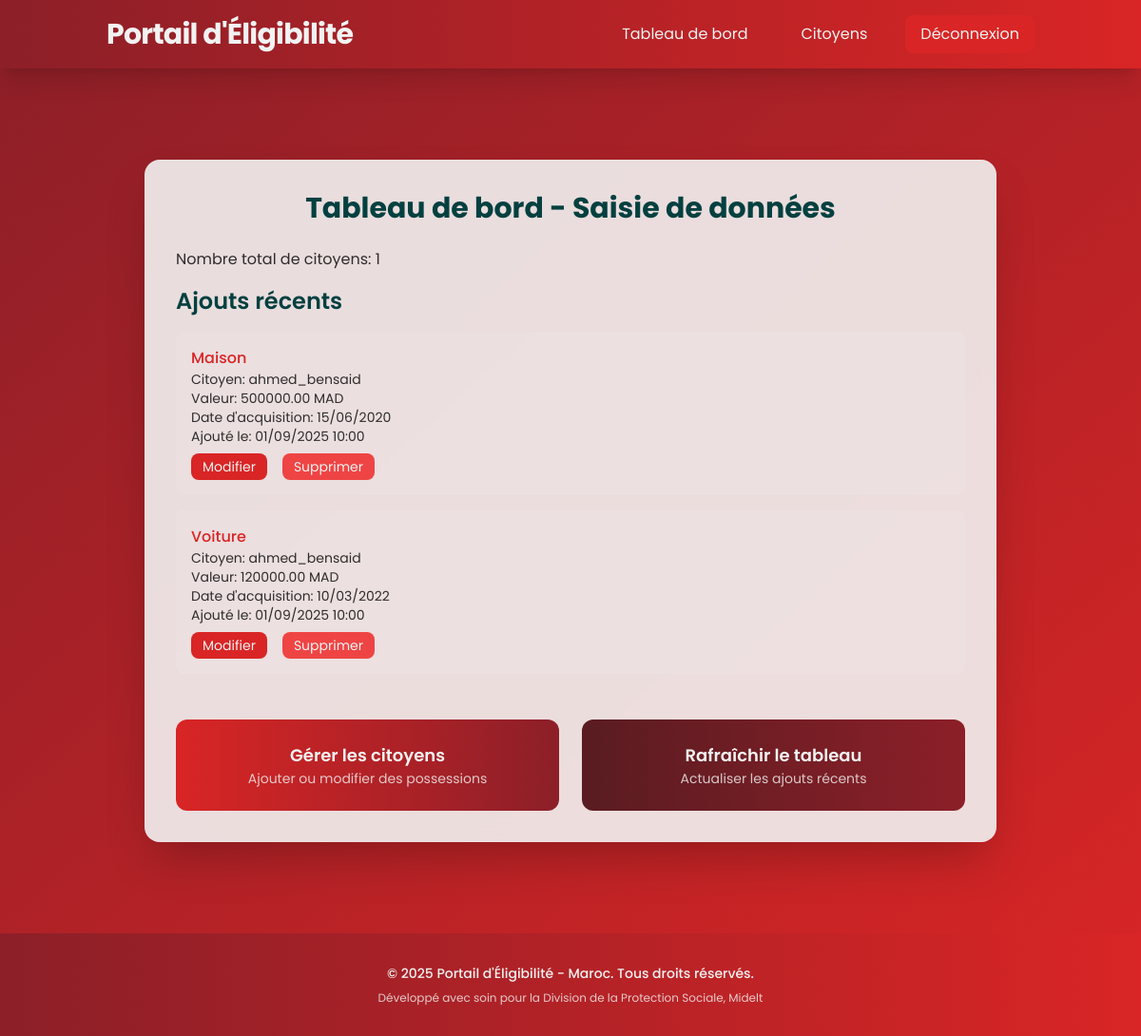
The app's page /staff/ (signed in), older data.
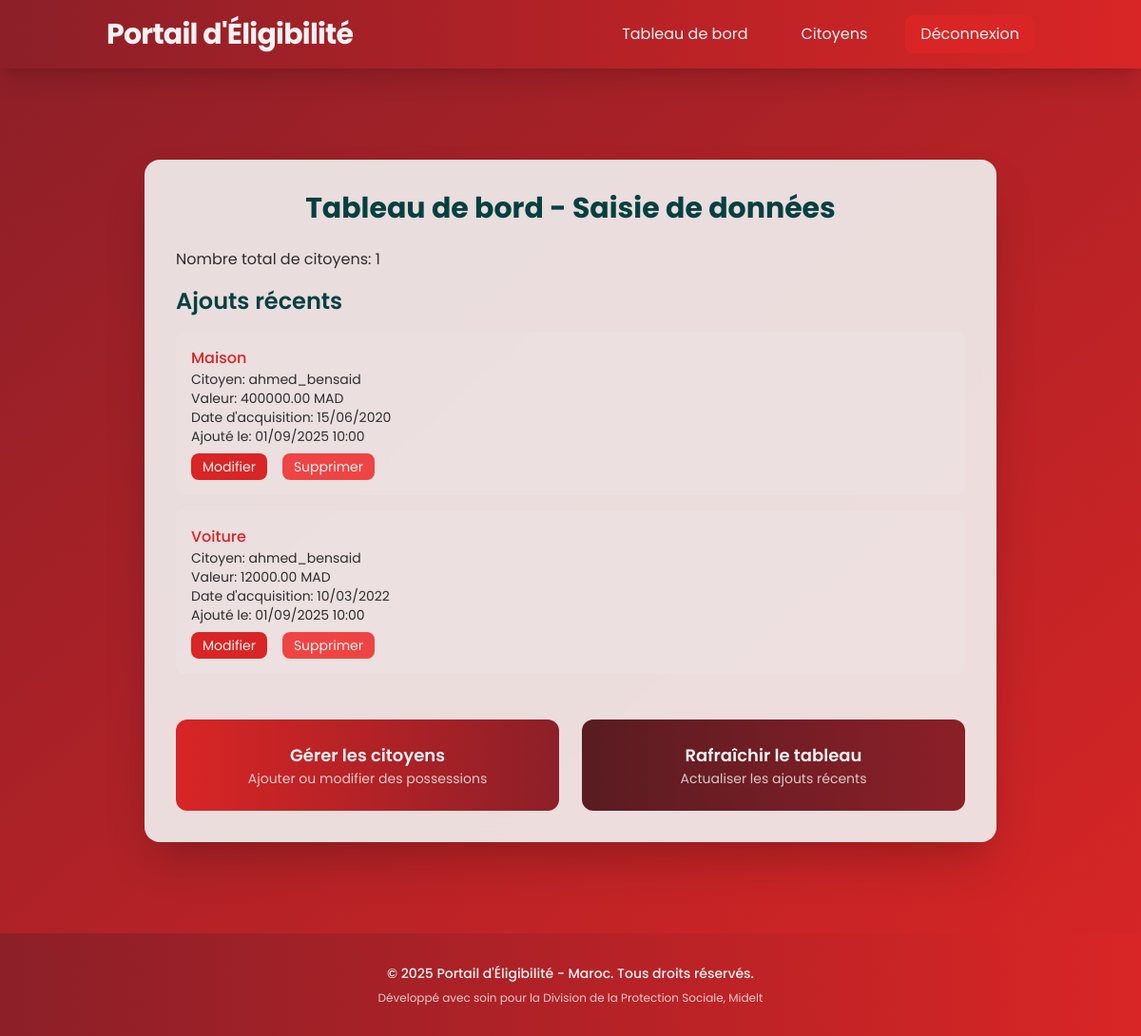
The same page, newer data.
### website/models.py (models this page shows)
class CitizenPossession(models.Model):
    STATUS_CHOICES = [
        ('active', 'Active'),
        ('under_investigation', 'Under Investigation'),
        ('disputed', 'Disputed'),
        ('removed', 'Removed'),
    ]
    citizen = models.ForeignKey(User, on_delete=models.CASCADE)
    possession_type = models.ForeignKey(PossessionType, on_delete=models.CASCADE)
    description = models.TextField()  # Additional details about the possession
    acquisition_date = models.DateField()
    estimated_value = models.DecimalField(max_digits=12, decimal_places=2)
    status = models.CharField(max_length=20, choices=STATUS_CHOICES, default='active')
    added_by = models.ForeignKey(User, on_delete=models.CASCADE, related_name='added_possessions')
    created_at = models.DateTimeField(auto_now_add=True)
    updated_at = models.DateTimeField(auto_now=True)

class PossessionType(models.Model):
    category = models.ForeignKey(PossessionCategory, on_delete=models.CASCADE)
    name = models.CharField(max_length=100)  # e.g., "Normal Car", "Luxury Car", "Motorcycle"
    description = models.TextField()
    point_value = models.DecimalField(max_digits=10, decimal_places=4)  # e.g., 0.14 for normal car
    is_active = models.BooleanField(default=True)
    created_at = models.DateTimeField(auto_now_add=True)

class User(AbstractUser):
    USER_TYPES = [
        ('citizen', 'Citizen'),
        ('data_entry_staff', 'Data Entry Staff'),
        ('investigator', 'Investigator'),
        ('supervisor', 'Supervisor'),
        ('admin', 'Admin'),
    ]
    user_type = models.CharField(max_length=20, choices=USER_TYPES, default='citizen')
    national_id = models.CharField(max_length=20, unique=True)
    phone_validator = RegexValidator(regex=r'^\+212[0-9]{9}$', message="Phone number must be in format: '+212xxxxxxxxx'")
    phone_number = models.CharField(validators=[phone_validator], max_length=17, unique=True)
    birth_date = models.DateField(null=True, blank=True)
    address = models.TextField(blank=True)
    is_verified = models.BooleanField(default=False)
    verification_code = models.CharField(max_length=6, blank=True)
    created_at = models.DateTimeField(auto_now_add=True)
    updated_at = models.DateTimeField(auto_now=True)
    groups = models.ManyToManyField(
        'auth.Group',
        verbose_name='groups',
        blank=True,
        related_name='website_user_groups',  # Unique related_name
        help_text='The groups this user belongs to.',
    )
    user_permissions = models.ManyToManyField(
        'auth.Permission',
        verbose_name='user permissions',
        blank=True,
        related_name='website_user_permissions',  # Unique related_name
        help_text='Specific permissions for this user.',
    )

### website/views.py (the view, shortened to what this page needs)
# urls.py: path('staff/', views.staff_dashboard, name='staff_dashboard'),
@login_required
@user_passes_test(is_staff_member)
def staff_dashboard(request):
    user = request.user
    if user.user_type == 'data_entry_staff':
        return render(request, 'staff/data_entry_dashboard.html', {
            'recent_additions': CitizenPossession.objects.filter(added_by=user).order_by('-created_at')[:10],
            'citizens_count': User.objects.filter(user_type='citizen').count(),
        })

### website/views.py (called while the page is built)
def is_staff_member(user):
    return user.user_type in ['data_entry_staff', 'investigator', 'supervisor', 'admin']

### website/templates/staff/data_entry_dashboard.html (shortened to what this page needs)
{% extends 'base.html' %}
{% block content %}
<div class="flex items-center justify-center py-12" style="height:fit-content; min-height: 75vh;">
    <div class="glass p-8 rounded-2xl shadow-2xl w-full max-w-4xl animate-fade-in-up">
        <h1 class="text-3xl font-bold text-center text-[#044040] mb-6">Tableau de bord - Saisie de données</h1>
        <p class="text-[#000000]/80 mb-4">Nombre total de citoyens: {{ citizens_count }}</p>
        <div class="mb-12">
            <h2 class="text-2xl font-semibold text-[#044040] mb-4">Ajouts récents</h2>
            {% if recent_additions %}
                <ul class="space-y-4">
                    {% for possession in recent_additions %}
                        <li class="bg-[#F2F2F2]/10 p-4 rounded-lg hover:bg-[#F2F2F2]/20 transition-all duration-300 hover-scale">
                            <p class="font-medium text-[#D92525]">{{ possession.possession_type.name }}</p>
                            <p class="text-sm text-[#000000]/80">Citoyen: {{ possession.citizen.username }}</p>
                            <p class="text-sm text-[#000000]/80">Valeur: {{ possession.estimated_value|floatformat:2 }} MAD</p>
                            <p class="text-sm text-[#000000]/80">Date d'acquisition: {{ possession.acquisition_date|date:"d/m/Y" }}</p>
                            <p class="text-sm text-[#000000]/80">Ajouté le: {{ possession.created_at|date:"d/m/Y H:i" }}</p>
                            <div class="mt-2 flex space-x-4">
                                <a href="{% url 'edit_possession' possession.id %}"
                                   class="text-sm bg-[#D92525] text-[#F2F2F2] px-3 py-1 rounded-lg hover:bg-[#591C21] transition-all duration-300 hover-scale">
                                    Modifier
                                </a>
                                <form method="post" action="{% url 'delete_possession' possession.id %}">
                                    <button type="submit"
                                            class="text-sm bg-red-500 text-[#F2F2F2] px-3 py-1 rounded-lg hover:bg-red-600 transition-all duration-300 hover-scale"
                                            onclick="return confirm('Voulez-vous vraiment supprimer cette possession ?');">
                                        Supprimer
                                    </button>
                                </form>
                            </div>
                        </li>
                    {% endfor %}
                </ul>
            {% else %}
                <p class="text-[#000000]/80">Aucune possession ajoutée récemment.</p>
            {% endif %}
        </div>
        <div class="grid grid-cols-1 md:grid-cols-2 gap-6">
            <a href="{% url 'manage_citizens' %}"
               class="bg-gradient-to-r from-[#D92525] to-[#8C1F28] text-[#F2F2F2] p-6 rounded-xl text-center hover-scale transition-all duration-300 animate-pulse">
                <h3 class="text-lg font-semibold">Gérer les citoyens</h3>
                <p class="text-sm text-[#F2F2F2]/80">Ajouter ou modifier des possessions</p>
            </a>
            <a href="{% url 'staff_dashboard' %}"
               class="bg-gradient-to-r from-[#591C21] to-[#8C1F28] text-[#F2F2F2] p-6 rounded-xl text-center hover-scale transition-all duration-300 animate-pulse">
                <h3 class="text-lg font-semibold">Rafraîchir le tableau</h3>
                <p class="text-sm text-[#F2F2F2]/80">Actualiser les ajouts récents</p>
            </a>
        </div>
    </div>
</div>
{% endblock %}

Row changes from the older to the newer data that the page shows:
changed CitizenPossession "Maison": estimated_value "500000.00" → "400000.00"
changed CitizenPossession "Voiture": estimated_value "120000.00" → "12000.00"
